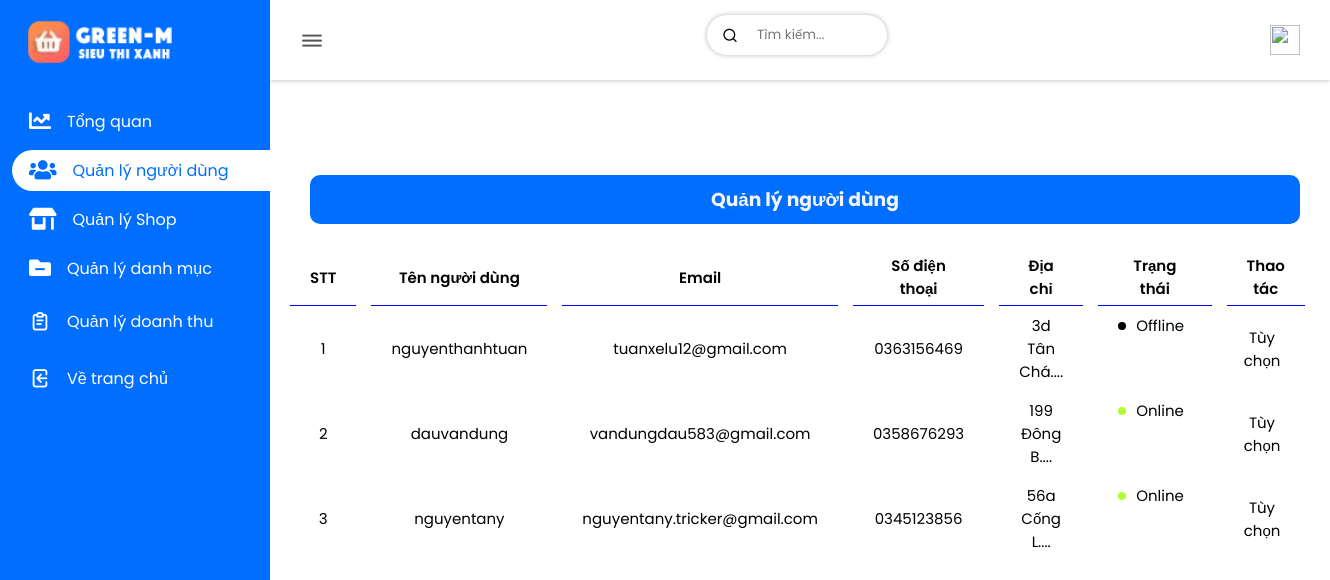
Page /admin/admin/index.php?act=user on the earlier database version.
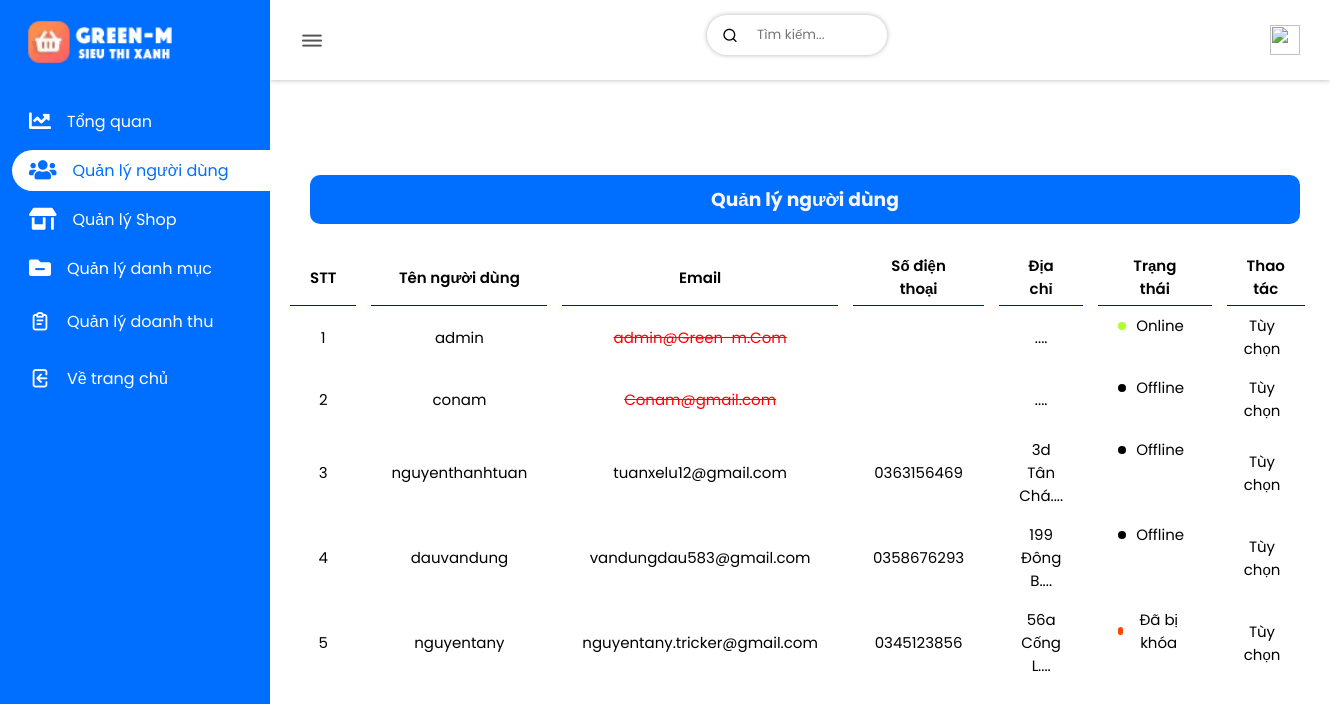
Same page on the later database version.
### tables this page shows
CREATE TABLE `account` (
  `account_id` int(123) NOT NULL,
  `account_name` longblob NOT NULL,
  `account_sex` varchar(3) NOT NULL,
  `account_address` varchar(80) NOT NULL,
  `account_number_pay` varchar(25) NOT NULL,
  `account_pay` varchar(15) NOT NULL,
  `account_avt` varchar(299) NOT NULL DEFAULT 'view/images/account/user.png',
  `account_username` varchar(30) NOT NULL,
  `account_email` varchar(40) NOT NULL,
  `account_verified_mail` varchar(15) NOT NULL DEFAULT 'Chưa xác thực',
  `account_phone` varchar(10) NOT NULL,
  `account_pass` varchar(100) NOT NULL,
  `account_position` varchar(20) NOT NULL DEFAULT 'Khách hàng',
  `account_notify` varchar(100) NOT NULL,
  `account_status` varchar(30) NOT NULL DEFAULT 'Offline',
  `time_reg` timestamp NOT NULL DEFAULT current_timestamp()
);

### admin/admin/model/connect.php (called while the page is built, shortened)
<?php
    class dao_con {
        public static function conn_db() {
            $sqlServer = "mysql:host=localhost; dbname=green_m8683";
            $username = "root";
            $password = "";
            try {
                $conn = new PDO($sqlServer, $username, $password);
                $conn->setAttribute(PDO::ATTR_ERRMODE, PDO::ERRMODE_EXCEPTION);
            } catch(PDOException $e) {
                echo 'Ket noi database that bai do ' . $e->getMessage();
            }
            return $conn;
        }
        public static function conn_show_all($sql) {
            $conn = self::conn_db();
            $sqlBindParam = array_slice(func_get_args(), 1);
            try {
                $stmt = $conn->prepare($sql);
                $stmt->execute($sqlBindParam);
                $ketqua = $stmt->fetchAll();
                return $ketqua;
            } catch (PDOException $e) {
                throw $e;
            } finally {
                unset($conn);
            }
        }
    }
?>

### admin/admin/model/account.php (called while the page is built, shortened)
<?php
    include_once "connect.php";
    class account_lass extends dao_con {
        public static function show_account() {
            $sql = "SELECT * FROM account ORDER BY account_id DESC";
            return self::conn_show_all($sql);
        }
    }
?>

### admin/admin/view/user.php (the view, shortened to what this page needs)
   <main>
      <div class="wrapper flex">
         <div class="projects-category">
            <div class="card-header flex flex-tinh">
               <h3>Quản lý người dùng</h3>
            </div>
            <table>
               <thead>
                  <th>
                     <tr>
                        <td>STT</td>
                        <td>Tên người dùng</td>
                        <td>Email</td>
                        <td>Số điện thoại</td>
                        <td>Địa chỉ</td>
                        <td>Trạng thái</td>
                        <td>Thao tác</td>
                     </tr>
                  </th>
               </thead>
               <tbody>
                  <?php
                     $i = 0;
                     foreach($show as $items) {
                        extract($items);
                        $address = substr($account_address, 0, 12) . '...';
                        $i++;
                        echo '
                        <tr>
                              <input type="hidden" value="'. $account_id .'" class="account-id">
                              <input type="hidden" value="'. $account_email .'" class="account-email">
                              <input type="hidden" value="'. $account_status .'" class="account-status">
                              <td>'. $i .'</td>
                              <td>'. $account_username .'</td>
                              <td id="verified-mail">'; echo ($account_verified_mail == "Đã xác thực") ? $account_email : '<del class="not_verified">' . $account_email . '</del>'; echo '</td>
                              <td>'. $account_phone .'</td>
                              <td class="address-user">'. $address .'.<input type="hidden" value="'. $account_address .'"></td>
                              <td class="status-box">
                              '; if($account_status == "Khóa") {
                                 echo '<span class="status pending"></span>Đã bị khóa';
                              }  else if($account_status == "Online") {
                                 echo '<span class="status online"></span>'. $account_status .'';
                              } else {
                                 echo '<span class="status offline"></span>'. $account_status .'';
                              } echo'
                              </td>
                              <td class="option-user">Tùy chọn</td>
                           </tr>
                        ';
                     }
                  ?>
               </tbody>
            </table>
         </div>
      </div>
   </main>
</div>

Differences in the rows shown:
added account: account_username "admin", account_email "admin@Green-m.Com", account_address "...", account_status "Online"
added account: account_username "conam", account_email "Conam@gmail.com", account_address "...", account_status "Offline"
changed account "dauvandung": account_status "Online" → "Offline"
changed account "nguyentany": account_status "Online" → (not shown); now shows "Đã bị khóa"
